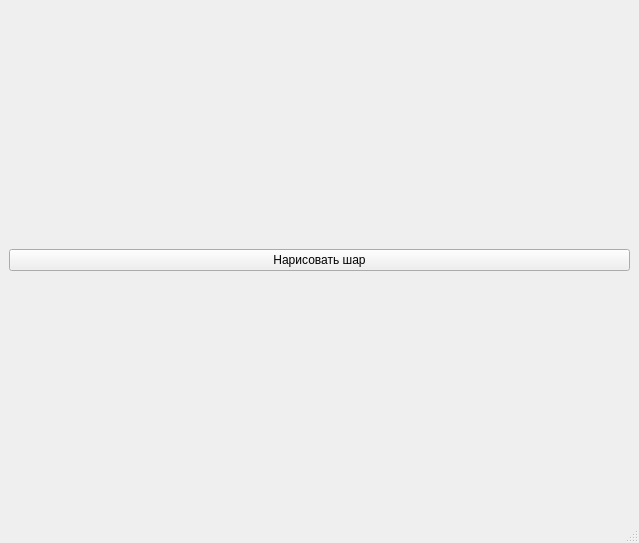
<?xml version="1.0" encoding="UTF-8"?>
<ui version="4.0">
 <class>MainWindow</class>
 <widget class="QMainWindow" name="MainWindow">
  <property name="geometry">
   <rect>
    <x>0</x>
    <y>0</y>
    <width>639</width>
    <height>543</height>
   </rect>
  </property>
  <property name="windowTitle">
   <string>MainWindow</string>
  </property>
  <widget class="QWidget" name="centralwidget">
   <layout class="QVBoxLayout" name="verticalLayout">
    <item>
     <widget class="QPushButton" name="genBall_btn">
      <property name="text">
       <string>Нарисовать шар</string>
      </property>
     </widget>
    </item>
   </layout>
  </widget>
  <widget class="QMenuBar" name="menubar">
   <property name="geometry">
    <rect>
     <x>0</x>
     <y>0</y>
     <width>639</width>
     <height>21</height>
    </rect>
   </property>
  </widget>
  <widget class="QStatusBar" name="statusbar"/>
 </widget>
 <resources/>
 <connections/>
</ui>
